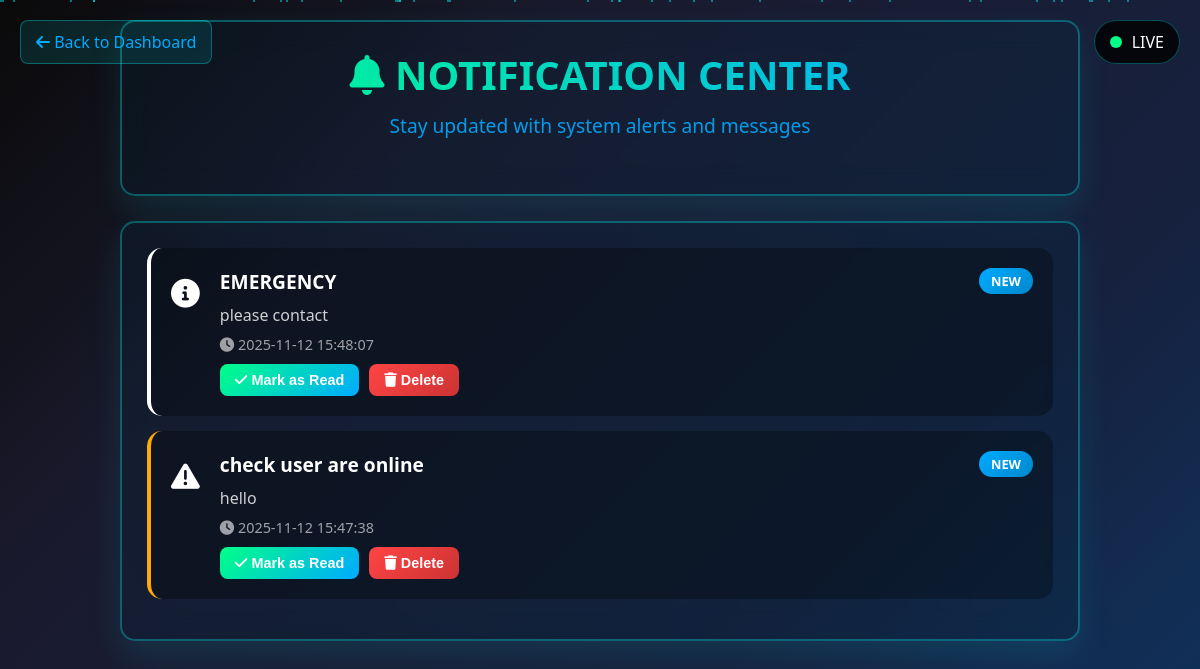
/dashboard/notifications (signed in), run on the app's committed database.
### models/notification.py (models this page shows, shortened)
class Notification(db.Model):
    __tablename__ = 'notifications'
    id = db.Column(db.Integer, primary_key=True)
    user_id = db.Column(db.Integer, db.ForeignKey('users.id'), nullable=False)
    title = db.Column(db.String(200), nullable=False)
    message = db.Column(db.Text, nullable=False)
    type = db.Column(db.String(50), default='info')  # info, warning, error, success, security
    icon = db.Column(db.String(50), default='info-circle')
    is_read = db.Column(db.Boolean, default=False)
    created_at = db.Column(db.DateTime, default=datetime.utcnow)
    read_at = db.Column(db.DateTime)
    actions = db.Column(db.JSON)  # Store action buttons as JSON

### controllers/dashboard_controller.py (the view)
@dashboard_bp.route('/notifications')
@login_required
def notifications():
    page = request.args.get('page', 1, type=int)
    per_page = 20
    notifications = Notification.query.filter(
        (Notification.user_id == current_user.id) | (Notification.user_id.is_(None))
    ).order_by(Notification.created_at.desc())\
    .paginate(page=page, per_page=per_page, error_out=False)
    return render_template('dashboard/notifications.html', notifications=notifications)

### templates/dashboard/notifications.html (shortened to what this page needs)
<!DOCTYPE html>
<html lang="en">
<head>
    <link rel="stylesheet" href="https://cdnjs.cloudflare.com/ajax/libs/font-awesome/6.0.0/css/all.min.css">
</head>
<body>
    <div class="particles" id="particles"></div>
    <a href="{{ url_for('dashboard.index') }}" class="back-btn">
        <i class="fas fa-arrow-left"></i> Back to Dashboard
    </a>
    <div class="live-indicator">
        <div class="live-dot"></div>
        <span>LIVE</span>
    </div>
    <div class="container">
        <div class="holographic-panel">
            <div class="header">
                <h1><i class="fas fa-bell"></i> NOTIFICATION CENTER</h1>
                <p>Stay updated with system alerts and messages</p>
            </div>
        </div>
        <div class="holographic-panel">
            <div>
                {% for notification in notifications.items %}
                <div class="notification-item {{ notification.type }}">
                    <div class="notification-icon">
                        <i class="fas fa-{% if notification.type == 'alert' %}exclamation-circle
                            {% elif notification.type == 'warning' %}exclamation-triangle
                            {% elif notification.type == 'success' %}check-circle
                            {% else %}info-circle{% endif %}"></i>
                    </div>
                    <div class="notification-content">
                        <h4>{{ notification.title }}</h4>
                        <p>{{ notification.message|safe }}</p>
                        <div class="notification-time">
                            <i class="fas fa-clock"></i>
                            {{ notification.created_at.strftime('%Y-%m-%d %H:%M:%S') }}
                        </div>
                        <div style="display: flex; gap: 10px; margin-top: 10px;">
                            {% if not notification.is_read %}
                            <button onclick="markAsRead({{ notification.id }})" class="mark-read-btn">
                                <i class="fas fa-check"></i> Mark as Read
                            </button>
                            {% endif %}
                            <button onclick="deleteNotification({{ notification.id }})" class="delete-btn">
                                <i class="fas fa-trash"></i> Delete
                            </button>
                        </div>
                    </div>
                    {% if not notification.is_read %}
                    <div class="notification-badge">NEW</div>
                    {% endif %}
                </div>
                {% else %}
                <div class="empty-state">
                    <i class="fas fa-bell-slash"></i>
                    <h3>No notifications yet</h3>
                    <p>You'll see system alerts and messages here</p>
                </div>
                {% endfor %}
            </div>
        </div>
    </div>
</body>
</html>

### templates/dashboard/notifications.html (style rules this page uses)
* { margin: 0; padding: 0; box-sizing: border-box; }
body { background: linear-gradient(135deg, #0a0a0a 0%, #1a1a2e 30%, #16213e 70%, #0f3460 100%); color: #ffffff; font-family: 'Segoe UI', Tahoma, Geneva, Verdana, sans-serif; min-height: 100vh; }
* { scrollbar-width: thin; scrollbar-color: #00aaff rgba(0, 0, 0, 0.3); }
.particles { position: fixed; top: 0; left: 0; width: 100%; height: 100%; pointer-events: none; z-index: 0; }
.container { position: relative; z-index: 10; padding: 20px; max-width: 1000px; margin: 0 auto; }
.holographic-panel { background: rgba(0, 40, 60, 0.2); border: 2px solid rgba(0, 255, 255, 0.3); border-radius: 15px; padding: 25px; backdrop-filter: blur(15px); box-shadow: 0 15px 35px rgba(0, 255, 255, 0.1); position: relative; overflow: hidden; margin-bottom: 25px; }
.holographic-panel::before { content: ''; position: absolute; top: 0; left: -100%; width: 100%; height: 100%; background: linear-gradient(90deg, transparent, rgba(0, 255, 255, 0.1), transparent); animation: scan 4s infinite; }
.header { text-align: center; margin-bottom: 30px; }
.header h1 { font-size: 2.5rem; background: linear-gradient(45deg, #00ff88, #00aaff); -webkit-background-clip: text; -webkit-text-fill-color: transparent; background-clip: text; margin-bottom: 10px; }
.header p { color: #00aaff; font-size: 1.2rem; opacity: 0.9; }
.back-btn { position: fixed; top: 20px; left: 20px; background: rgba(0, 255, 255, 0.1); border: 1px solid rgba(0, 255, 255, 0.3); color: #00aaff; padding: 10px 15px; border-radius: 8px; text-decoration: none; transition: all 0.3s ease; z-index: 1000; }
.notification-item { display: flex; align-items: start; padding: 20px; background: rgba(0, 0, 0, 0.3); border-radius: 15px; margin-bottom: 15px; border-left: 4px solid; transition: all 0.3s ease; position: relative; overflow: hidden; }
.notification-item::before { content: ''; position: absolute; top: 0; left: -100%; width: 100%; height: 100%; background: linear-gradient(90deg, transparent, rgba(0, 255, 255, 0.05), transparent); animation: scan 6s infinite; }
.notification-item.warning { border-left-color: #ffaa00; }
.notification-icon { font-size: 1.8rem; margin-right: 20px; margin-top: 5px; }
.notification-content { flex: 1; }
.notification-content h4 { color: #ffffff; margin-bottom: 8px; font-size: 1.2rem; }
.notification-content p { color: rgba(255, 255, 255, 0.8); margin-bottom: 8px; line-height: 1.5; }
.notification-time { font-size: 0.9rem; color: rgba(255, 255, 255, 0.6); }
.notification-badge { background: linear-gradient(135deg, #00aaff, #0088cc); color: white; padding: 4px 12px; border-radius: 15px; font-size: 0.8rem; font-weight: bold; margin-left: 15px; animation: pulse 2s infinite; }
.mark-read-btn { background: linear-gradient(135deg, #00ff88, #00aaff); border: none; color: white; padding: 8px 15px; border-radius: 8px; cursor: pointer; font-size: 0.9rem; font-weight: bold; transition: all 0.3s ease; }
.delete-btn { background: linear-gradient(135deg, #ff4444, #cc3333); border: none; color: white; padding: 8px 15px; border-radius: 8px; cursor: pointer; font-size: 0.9rem; font-weight: bold; transition: all 0.3s ease; }
.live-indicator { position: fixed; top: 20px; right: 20px; display: flex; align-items: center; gap: 10px; background: rgba(0, 0, 0, 0.8); padding: 10px 15px; border-radius: 25px; border: 1px solid rgba(0, 255, 255, 0.3); z-index: 1000; }
.live-dot { width: 12px; height: 12px; background: #00ff88; border-radius: 50%; animation: pulse 1.5s infinite; }

### data on the page
Notification: title "EMERGENCY", message "please contact", created_at "2025-11-12 15:48:07", is_read "NEW"
Notification: title "check user are online", message "hello", created_at "2025-11-12 15:47:38", is_read "NEW"
